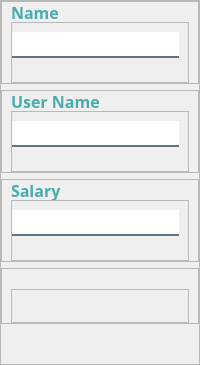
           <widget class="QFrame" name="frame_6">
            <property name="frameShape">
             <enum>QFrame::StyledPanel</enum>
            </property>
            <property name="frameShadow">
             <enum>QFrame::Raised</enum>
            </property>
            <layout class="QVBoxLayout" name="verticalLayout_5">
             <property name="leftMargin">
              <number>0</number>
             </property>
             <property name="topMargin">
              <number>0</number>
             </property>
             <property name="rightMargin">
              <number>0</number>
             </property>
             <property name="bottomMargin">
              <number>40</number>
             </property>
             <item>
              <widget class="QFrame" name="frame_14">
               <property name="frameShape">
                <enum>QFrame::StyledPanel</enum>
               </property>
               <property name="frameShadow">
                <enum>QFrame::Raised</enum>
               </property>
               <layout class="QVBoxLayout" name="verticalLayout_11">
                <property name="spacing">
                 <number>0</number>
                </property>
                <property name="topMargin">
                 <number>0</number>
                </property>
                <property name="bottomMargin">
                 <number>0</number>
                </property>
                <item>
                 <widget class="QLabel" name="label_83">
                  <property name="maximumSize">
                   <size>
                    <width>120</width>
                    <height>20</height>
                   </size>
                  </property>
                  <property name="font">
                   <font>
                    <family>Century Gothic</family>
                    <pointsize>12</pointsize>
                    <weight>75</weight>
                    <bold>true</bold>
                   </font>
                  </property>
                  <property name="styleSheet">
                   <string notr="true">color:#48ACAC</string>
                  </property>
                  <property name="text">
                   <string>Name</string>
                  </property>
                 </widget>
                </item>
                <item>
                 <widget class="QFrame" name="frame_23">
                  <property name="frameShape">
                   <enum>QFrame::StyledPanel</enum>
                  </property>
                  <property name="frameShadow">
                   <enum>QFrame::Raised</enum>
                  </property>
                  <layout class="QVBoxLayout" name="verticalLayout_20">
                   <property name="spacing">
                    <number>1</number>
                   </property>
                   <property name="leftMargin">
                    <number>0</number>
                   </property>
                   <item>
                    <widget class="QLineEdit" name="txtName">
                     <property name="font">
                      <font>
                       <pointsize>10</pointsize>
                      </font>
                     </property>
                     <property name="styleSheet">
                      <string notr="true">background-color:white;
border:none;
border-bottom:2px solid rgba(46, 82, 101, 200);
color:black;
padding-bottom:7px;</string>
                     </property>
                     <property name="placeholderText">
                      <string/>
                     </property>
                    </widget>
                   </item>
                   <item>
                    <widget class="QLabel" name="lblNameValidation">
                     <property name="styleSheet">
                      <string notr="true">color: rgb(255, 0, 0);</string>
                     </property>
                     <property name="text">
                      <string/>
                     </property>
                    </widget>
                   </item>
                  </layout>
                 </widget>
                </item>
               </layout>
              </widget>
             </item>
             <item>
              <widget class="QFrame" name="frame_15">
               <property name="frameShape">
                <enum>QFrame::StyledPanel</enum>
               </property>
               <property name="frameShadow">
                <enum>QFrame::Raised</enum>
               </property>
               <layout class="QVBoxLayout" name="verticalLayout_12">
                <property name="spacing">
                 <number>0</number>
                </property>
                <property name="topMargin">
                 <number>0</number>
                </property>
                <property name="bottomMargin">
                 <number>0</number>
                </property>
                <item>
                 <widget class="QLabel" name="label_84">
                  <property name="maximumSize">
                   <size>
                    <width>120</width>
                    <height>20</height>
                   </size>
                  </property>
                  <property name="font">
                   <font>
                    <family>Century Gothic</family>
                    <pointsize>12</pointsize>
                    <weight>75</weight>
                    <bold>true</bold>
                   </font>
                  </property>
                  <property name="styleSheet">
                   <string notr="true">color:#48ACAC</string>
                  </property>
                  <property name="text">
                   <string>User Name</string>
                  </property>
                 </widget>
                </item>
                <item>
                 <widget class="QFrame" name="frame_26">
                  <property name="frameShape">
                   <enum>QFrame::StyledPanel</enum>
                  </property>
                  <property name="frameShadow">
                   <enum>QFrame::Raised</enum>
                  </property>
                  <layout class="QVBoxLayout" name="verticalLayout_23">
                   <property name="spacing">
                    <number>1</number>
                   </property>
                   <property name="leftMargin">
                    <number>0</number>
                   </property>
                   <item>
                    <widget class="QLineEdit" name="txtUserName">
                     <property name="font">
                      <font>
                       <pointsize>10</pointsize>
                      </font>
                     </property>
                     <property name="styleSheet">
                      <string notr="true">background-color:white;
border:none;
border-bottom:2px solid rgba(46, 82, 101, 200);
color:black;
padding-bottom:7px;</string>
                     </property>
                     <property name="placeholderText">
                      <string/>
                     </property>
                    </widget>
                   </item>
                   <item>
                    <widget class="QLabel" name="lblUserNameValidation">
                     <property name="styleSheet">
                      <string notr="true">color: rgb(255, 0, 0);</string>
                     </property>
                     <property name="text">
                      <string/>
                     </property>
                    </widget>
                   </item>
                  </layout>
                 </widget>
                </item>
               </layout>
              </widget>
             </item>
             <item>
              <widget class="QFrame" name="frame_16">
               <property name="frameShape">
                <enum>QFrame::StyledPanel</enum>
               </property>
               <property name="frameShadow">
                <enum>QFrame::Raised</enum>
               </property>
               <layout class="QVBoxLayout" name="verticalLayout_13">
                <property name="spacing">
                 <number>0</number>
                </property>
                <property name="topMargin">
                 <number>0</number>
                </property>
                <property name="bottomMargin">
                 <number>0</number>
                </property>
                <item>
                 <widget class="QLabel" name="label_85">
                  <property name="maximumSize">
                   <size>
                    <width>120</width>
                    <height>20</height>
                   </size>
                  </property>
                  <property name="font">
                   <font>
                    <family>Century Gothic</family>
                    <pointsize>12</pointsize>
                    <weight>75</weight>
                    <bold>true</bold>
                   </font>
                  </property>
                  <property name="styleSheet">
                   <string notr="true">color:#48ACAC</string>
                  </property>
                  <property name="text">
                   <string>Salary</string>
                  </property>
                 </widget>
                </item>
                <item>
                 <widget class="QFrame" name="frame_29">
                  <property name="frameShape">
                   <enum>QFrame::StyledPanel</enum>
                  </property>
                  <property name="frameShadow">
                   <enum>QFrame::Raised</enum>
                  </property>
                  <layout class="QVBoxLayout" name="verticalLayout_26">
                   <property name="spacing">
                    <number>1</number>
                   </property>
                   <property name="leftMargin">
                    <number>0</number>
                   </property>
                   <item>
                    <widget class="QLineEdit" name="txtSalary">
                     <property name="font">
                      <font>
                       <pointsize>10</pointsize>
                      </font>
                     </property>
                     <property name="styleSheet">
                      <string notr="true">background-color:white;
border:none;
border-bottom:2px solid rgba(46, 82, 101, 200);
color:black;
padding-bottom:7px;</string>
                     </property>
                     <property name="inputMethodHints">
                      <set>Qt::ImhDigitsOnly</set>
                     </property>
                     <property name="placeholderText">
                      <string/>
                     </property>
                    </widget>
                   </item>
                   <item>
                    <widget class="QLabel" name="lblSalaryValidation">
                     <property name="styleSheet">
                      <string notr="true">color: rgb(255, 0, 0);</string>
                     </property>
                     <property name="text">
                      <string/>
                     </property>
                    </widget>
                   </item>
                  </layout>
                 </widget>
                </item>
               </layout>
              </widget>
             </item>
             <item>
              <widget class="QFrame" name="frame_17">
               <property name="frameShape">
                <enum>QFrame::StyledPanel</enum>
               </property>
               <property name="frameShadow">
                <enum>QFrame::Raised</enum>
               </property>
               <layout class="QVBoxLayout" name="verticalLayout_14">
                <property name="spacing">
                 <number>0</number>
                </property>
                <property name="topMargin">
                 <number>0</number>
                </property>
                <property name="bottomMargin">
                 <number>0</number>
                </property>
                <item>
                 <widget class="QLabel" name="label_86">
                  <property name="maximumSize">
                   <size>
                    <width>120</width>
                    <height>20</height>
                   </size>
                  </property>
                  <property name="font">
                   <font>
                    <family>Century Gothic</family>
                    <pointsize>12</pointsize>
                    <weight>75</weight>
                    <bold>true</bold>
                   </font>
                  </property>
                  <property name="styleSheet">
                   <string notr="true">color:#48ACAC</string>
                  </property>
                  <property name="text">
                   <string/>
                  </property>
                 </widget>
                </item>
                <item>
                 <widget class="QFrame" name="frame_32">
                  <property name="frameShape">
                   <enum>QFrame::StyledPanel</enum>
                  </property>
                  <property name="frameShadow">
                   <enum>QFrame::Raised</enum>
                  </property>
                  <layout class="QVBoxLayout" name="verticalLayout_29">
                   <property name="spacing">
                    <number>1</number>
                   </property>
                   <property name="leftMargin">
                    <number>0</number>
                   </property>
                   <item>
                    <widget class="QLabel" name="lblAreaValidation">
                     <property name="styleSheet">
                      <string notr="true">color: rgb(255, 0, 0);</string>
                     </property>
                     <property name="text">
                      <string/>
                     </property>
                    </widget>
                   </item>
                  </layout>
                 </widget>
                </item>
               </layout>
              </widget>
             </item>
            </layout>
           </widget>
